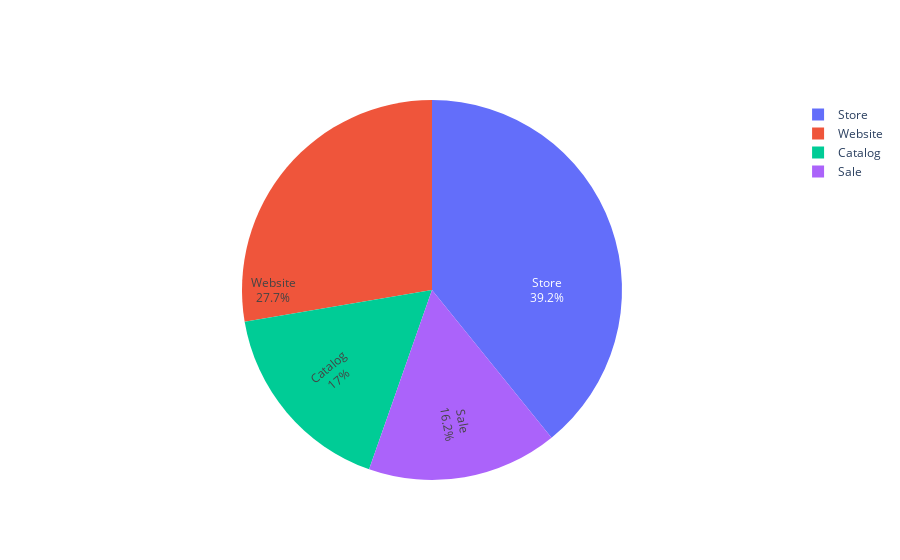

Here is the notebook cell this chart was saved with:
### Code cell
#measuring amont of sale per venue
purchases = []
for col in [col for col in df if col.startswith('int_num_pur_')]:
    purchases.append(df[col].sum())
    print(col)
purchases.pop()
labels = ['Sale', 'Website', 'Catalog', 'Store']

import plotly.graph_objects as go
fig = go.Figure(data=[go.Pie(labels=labels, values=purchases, textinfo='label+percent',
                             insidetextorientation='radial'
                            )])
fig.show()

### Figure 1 — Plotly figure (JSON) as saved in the notebook; plotly's stock layout.template omitted (floating-point values rounded to 4 significant figures)
{"data": [{"insidetextorientation": "radial", "labels": ["Sale", "Website", "Catalog", "Store"], "textinfo": "label+percent", "type": "pie", "values": [4939, 8433, 5172, 11940]}], "layout": {"autosize": true}}
